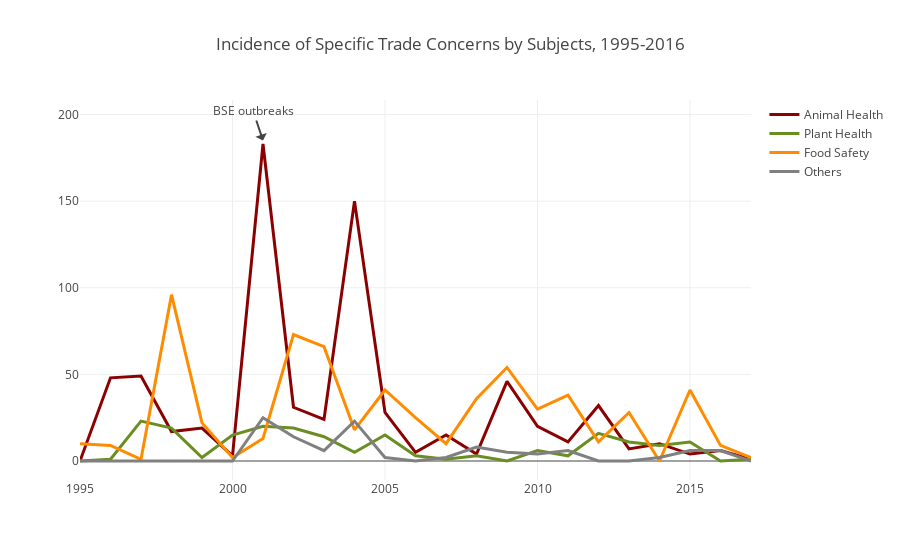

Here is the notebook cell this chart was saved with:
### Markdown cell above
The major concerned agricultural exporters are United States, European Union, Canada, Argentina, Brail, China.

### Code cell
# tabulate times raised by year and language
stc_kid_pvt = df_stc_kid.pivot_table(index= ['yr_begin'], 
                       columns= ['wto_subject'], 
                       values= 'stc',
                       aggfunc='count',
                       fill_value=0)
stc_kid_pvt.columns.name = None
stc_kid_pvt = stc_kid_pvt.sort_values(by=['yr_begin'], ascending=False).reset_index()

# iplot 
stc_kid_pvt_ah = go.Scatter(
                x=stc_kid_pvt['yr_begin'],
                y=stc_kid_pvt['AH'],
                name = 'Animal Health',
                line = dict(color = '#8B0000',width = 3),
                opacity = 1)

stc_kid_pvt_ph = go.Scatter(
                x=stc_kid_pvt['yr_begin'],
                y=stc_kid_pvt['PH'],
                name = 'Plant Health',
                line = dict(color = '#6B8E23',width = 3),
                opacity = 1)

stc_kid_pvt_fs = go.Scatter(
                x=stc_kid_pvt['yr_begin'],
                y=stc_kid_pvt['FS'],
                name = 'Food Safety',
                line = dict(color = '#FF8C00',width = 3),
                opacity = 1)

stc_kid_pvt_oth = go.Scatter(
                x=stc_kid_pvt['yr_begin'],
                y=stc_kid_pvt['OTH'],
                name = 'Others',
                line = dict(color = '#808080',width = 3),
                opacity = 1)

data = [stc_kid_pvt_ah, stc_kid_pvt_ph, stc_kid_pvt_fs, stc_kid_pvt_oth]

layout = dict(
    title = "Incidence of Specific Trade Concerns by Subjects, 1995-2016",
    annotations=[
        dict(
        x=2001,
        y=185,
        xref='x',
        yref='y',
        text='BSE outbreaks')
    ]
)

fig = go.Figure(data=data, layout=layout)
iplot(fig, filename='stc_kid_pvt_year')

### Figure 1 — Plotly figure (JSON) as saved in the notebook; plotly's stock layout.template omitted (floating-point values rounded to 4 significant figures)
{"data": [{"line": {"color": "#8B0000", "width": 3}, "name": "Animal Health", "opacity": 1, "type": "scatter", "uid": "007acc98-9b22-4589-940d-d30af2f82c24", "x": [2017, 2016, 2015, 2014, 2013, 2012, 2011, 2010, 2009, 2008, 2007, 2006, 2005, 2004, 2003, 2002, 2001, 2000, 1999, 1998, 1997, 1996, 1995], "y": [1, 6, 4, 10, 7, 32, 11, 20, 46, 4, 15, 5, 28, 150, 24, 31, 183, 3, 19, 17, 49, 48, 0]}, {"line": {"color": "#6B8E23", "width": 3}, "name": "Plant Health", "opacity": 1, "type": "scatter", "uid": "e54ec780-838f-464c-b492-c79936459f9e", "x": [2017, 2016, 2015, 2014, 2013, 2012, 2011, 2010, 2009, 2008, 2007, 2006, 2005, 2004, 2003, 2002, 2001, 2000, 1999, 1998, 1997, 1996, 1995], "y": [1, 0, 11, 9, 11, 16, 3, 6, 0, 3, 1, 3, 15, 5, 14, 19, 20, 15, 2, 19, 23, 1, 0]}, {"line": {"color": "#FF8C00", "width": 3}, "name": "Food Safety", "opacity": 1, "type": "scatter", "uid": "624651ab-d4d2-4309-9363-f805e617339b", "x": [2017, 2016, 2015, 2014, 2013, 2012, 2011, 2010, 2009, 2008, 2007, 2006, 2005, 2004, 2003, 2002, 2001, 2000, 1999, 1998, 1997, 1996, 1995], "y": [2, 9, 41, 0, 28, 11, 38, 30, 54, 36, 10, 25, 41, 18, 66, 73, 13, 2, 22, 96, 1, 9, 10]}, {"line": {"color": "#808080", "width": 3}, "name": "Others", "opacity": 1, "type": "scatter", "uid": "bb62c57f-9fd8-4b38-aa7c-8559b6d8115e", "x": [2017, 2016, 2015, 2014, 2013, 2012, 2011, 2010, 2009, 2008, 2007, 2006, 2005, 2004, 2003, 2002, 2001, 2000, 1999, 1998, 1997, 1996, 1995], "y": [0, 6, 6, 2, 0, 0, 6, 4, 5, 8, 2, 0, 2, 23, 6, 14, 25, 0, 0, 0, 0, 0, 0]}], "layout": {"annotations": [{"text": "BSE outbreaks", "x": 2001, "xref": "x", "y": 185, "yref": "y"}], "autosize": true, "title": {"text": "Incidence of Specific Trade Concerns by Subjects, 1995-2016"}, "xaxis": {"autorange": true, "range": [1995, 2017], "type": "linear"}, "yaxis": {"autorange": true, "range": [-11.37, 216.1], "type": "linear"}}}
